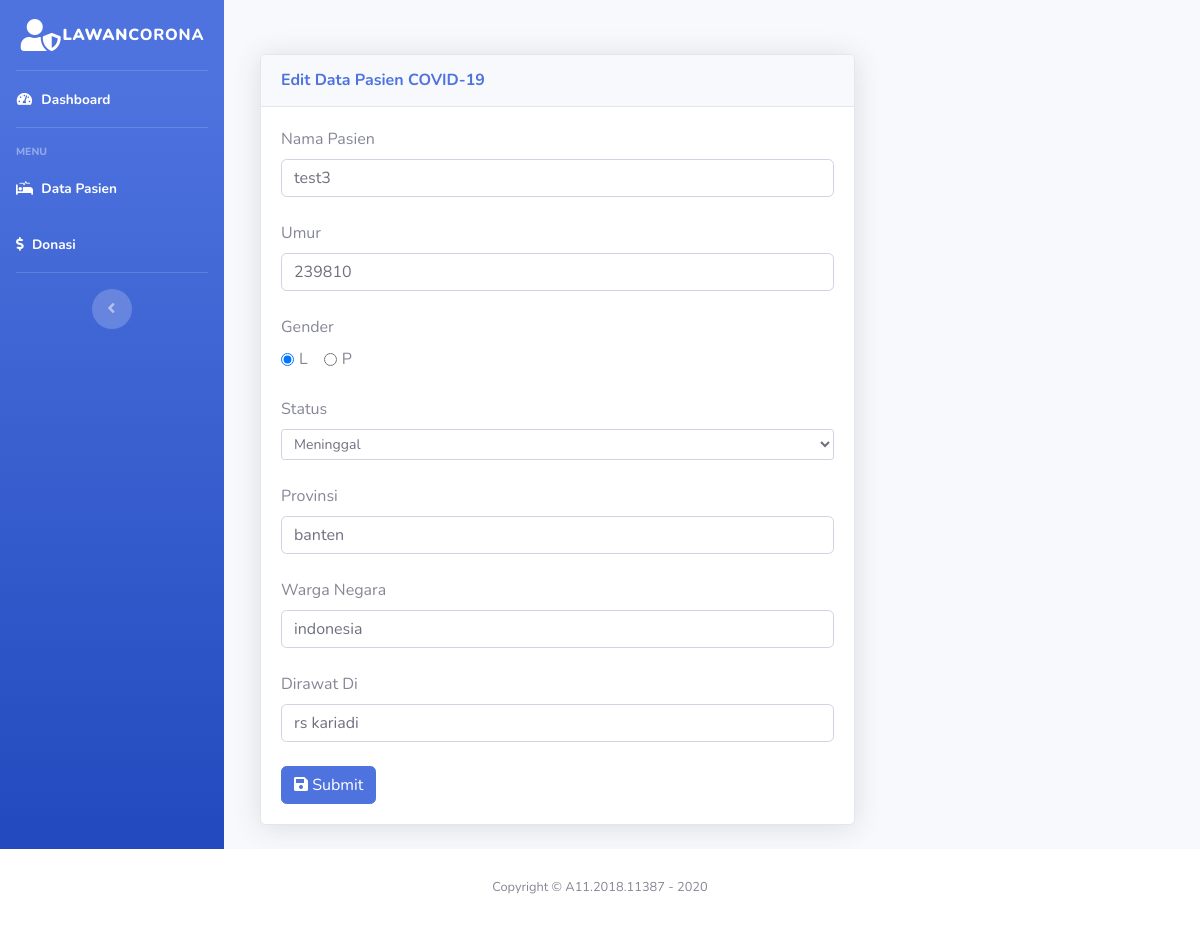
The app's page /admin/edit.php?id=3 (signed in) with its own data.
### tables this page shows
CREATE TABLE `tb_data_pasien` (
  `id` int(11) NOT NULL,
  `nama_pasien` varchar(100) NOT NULL,
  `umur_pasien` varchar(100) NOT NULL,
  `gender` varchar(10) NOT NULL,
  `status_pasien` varchar(10) NOT NULL,
  `provinsi` varchar(100) NOT NULL,
  `wn` varchar(10) NOT NULL,
  `rumah_sakit` varchar(100) NOT NULL
);

### admin/edit.php (the view, shortened to what this page needs)
<!DOCTYPE html>
<html lang="en">
<head>
    <link href="http://maxcdn.bootstrapcdn.com/font-awesome/4.7.0/css/font-awesome.min.css" rel="stylesheet">
    <link rel="stylesheet" href="http://localhost/lawancorona/admin/assets/css/bootstrap.min.css">
    <link href="assets/vendor/fontawesome-free/css/all.min.css" rel="stylesheet" type="text/css">
    <link href="assets/css/sb-admin-2.min.css" rel="stylesheet">
</head>
<body id="page-top">
    <div id="wrapper">
        <?php include('sidebar.php'); ?>
        <div id="content-wrapper" class="d-flex flex-column">
            <div id="content">
                <div class="container-fluid">
                    <div class="col-lg-8 mb-4">
                        <div class="card shadow mb-4">
                            <div class="card-header py-3">
                                <h6 class="m-0 font-weight-bold text-primary">Edit Data Pasien COVID-19</h6>
                            </div>
                            <div class="card-body">
                                <?php
                                include('koneksi.php');
                                $id = $_GET["id"];
                                $query = "SELECT * FROM tb_data_pasien WHERE id = $id";
                                $sql = mysqli_query($conn, $query);
                                $data = mysqli_fetch_array($sql);
                                ?>
                                <form action="edit_process.php" method="POST">
                                    <label for="">Nama Pasien</label>
                                    <input type="text" class="form-control" placeholder="Nama Pasien" name="nama" value="<?php echo $data["nama_pasien"]; ?>" required>
                                    <br>
                                    <label for="">Umur</label>
                                    <input type="text" class="form-control" placeholder="Umur Pasien" name="umur" value="<?php echo $data["umur_pasien"]; ?>" required>
                                    <br>
                                    <label for="">Gender</label>
                                    <br>
                                    <div class="form-check form-check-inline">
                                        <input class="form-check-input" type="radio" name="gender" id="inlineRadio1" value="Laki-Laki" <?php if ($data['gender'] == 'Laki-Laki') echo 'checked'; ?>>
                                        <label class="form-check-label" for="inlineRadio1">L</label>
                                    </div>
                                    <div class="form-check form-check-inline">
                                        <input class="form-check-input" type="radio" name="gender" id="inlineRadio1" value="Perempuan" <?php if ($data['gender'] == 'Perempuan') echo 'checked'; ?>>
                                        <label class="form-check-label" for="inlineRadio1">P</label>
                                    </div>
                                    <br><br>
                                    <label for="">Status</label>
                                    <select class="form-control form-control-sm" name="status" required>
                                        <option value="Meninggal" <?php if ($data['status_pasien'] == 'Meninggal') echo 'selected'; ?>>Meninggal</option>
                                    </select>
                                    <br>
                                    <label for="">Provinsi</label>
                                    <input type="text" class="form-control" placeholder="Provinsi Pasien" name="provinsi" value="<?php echo $data["provinsi"]; ?>" required>
                                    <br>
                                    <label for="">Warga Negara</label>
                                    <input type="text" class="form-control" placeholder="Warga Negara" name="wn" value="<?php echo $data["wn"]; ?>" required>
                                    <br>
                                    <label for="">Dirawat Di</label>
                                    <input type="text" class="form-control" placeholder="Nama Pasien" name="rs" value="<?php echo $data["rumah_sakit"]; ?>" required> <br>
                                    <button type="submit" class="btn btn-primary"><i class="fas fa-save"></i>
                                        Submit
                                    </button>
                                </form>
                            </div>
                        </div>
                    </div>
                </div>
            </div>
        </div>
    </div>
</body>
<?php include('footer.php'); ?>
</html>

### records on screen
tb_data_pasien: nama "test3", umur "239810", gender "☑ L", status "Meninggal", provinsi "banten", wn "indonesia", rs "rs kariadi"
